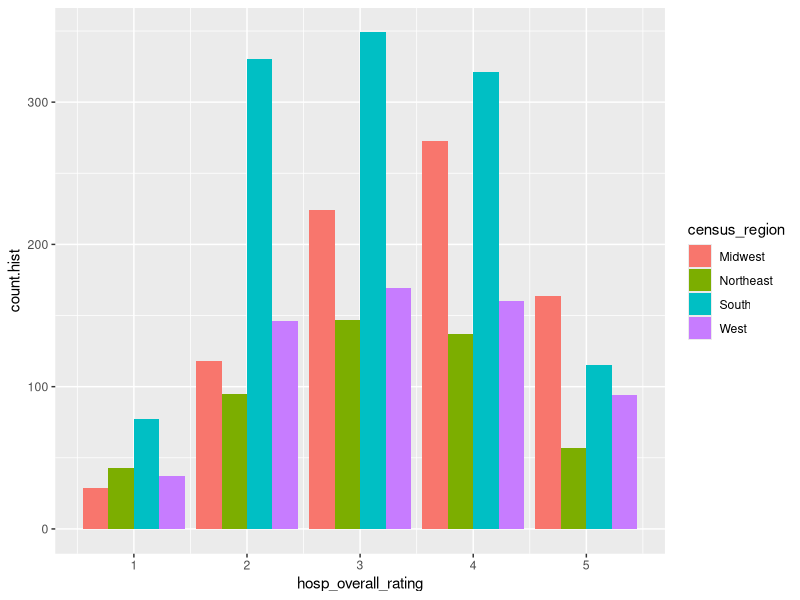
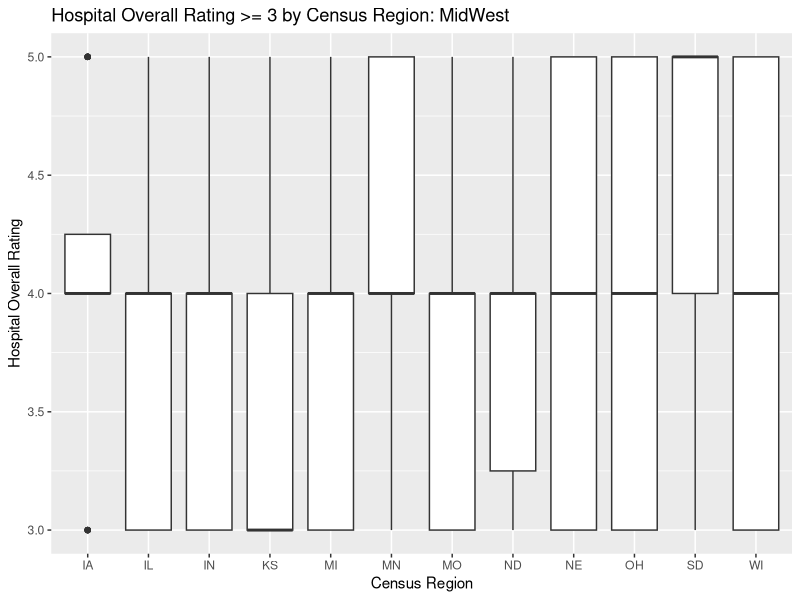
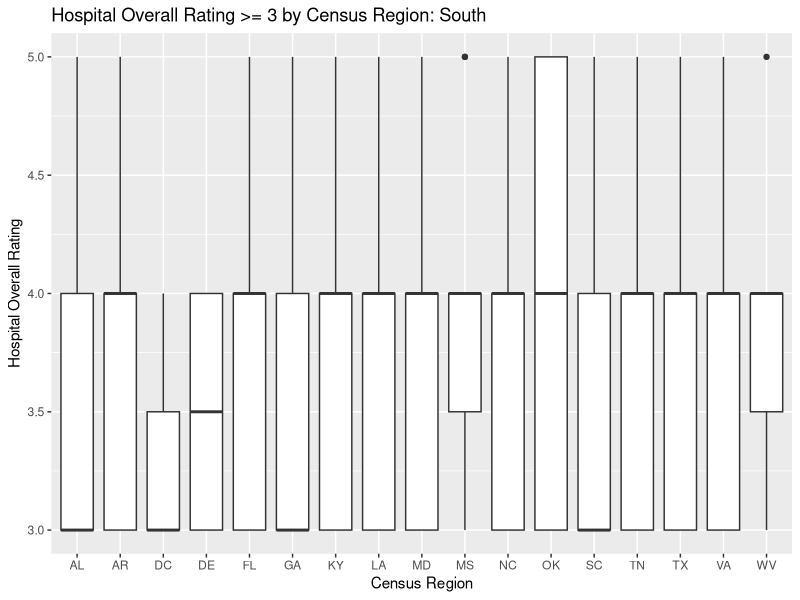
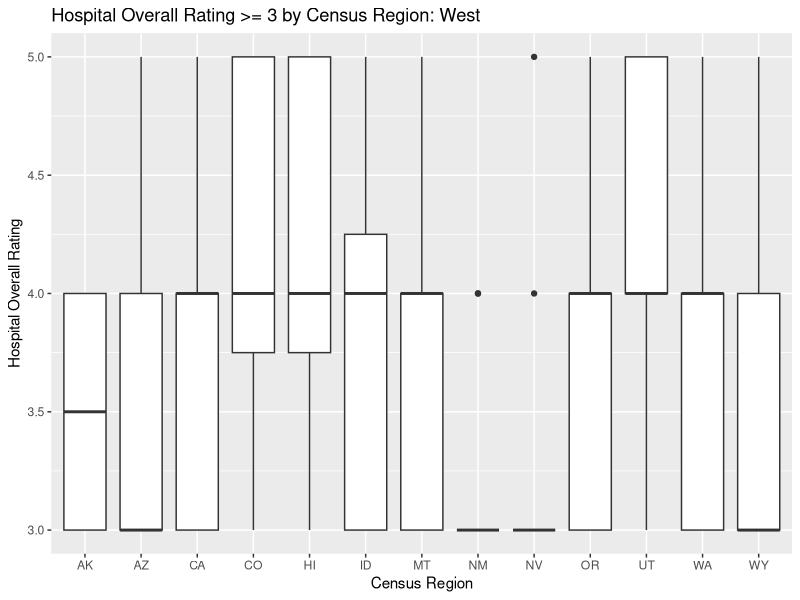
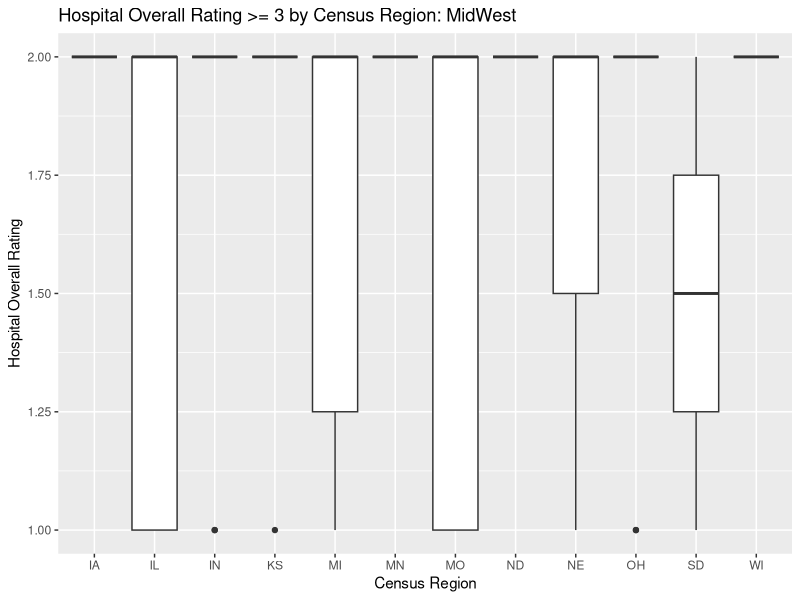
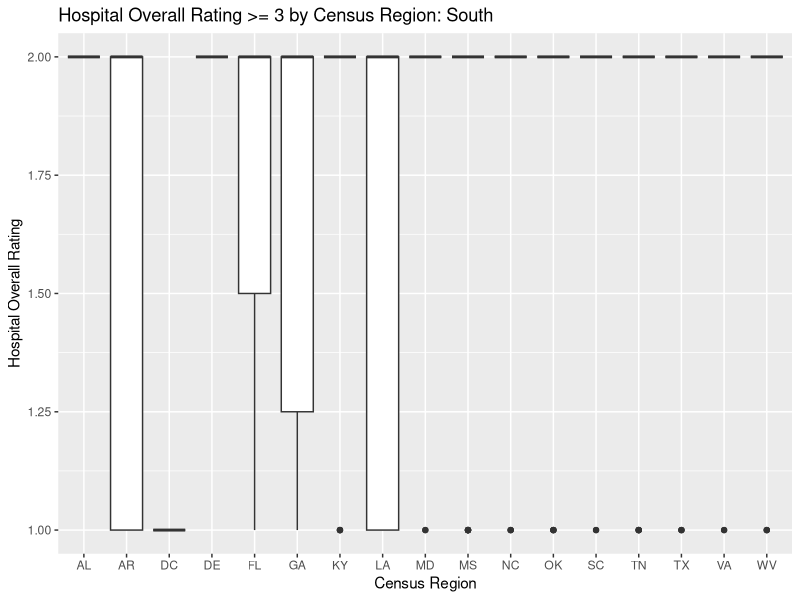
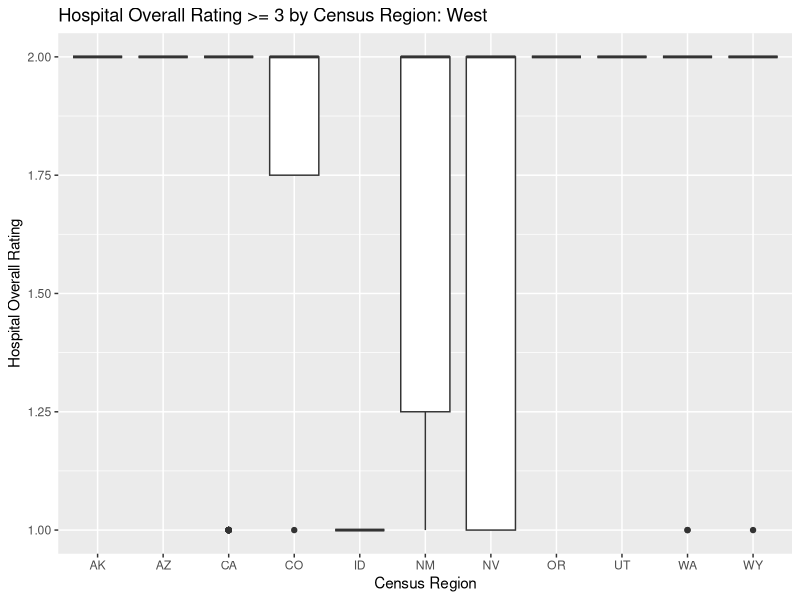
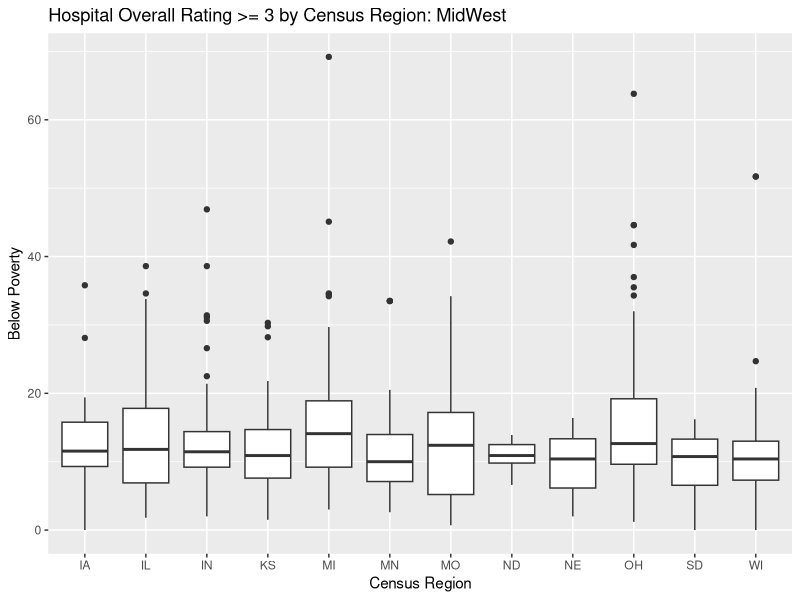

Write the R code that produced these figures, in order.
## ---- chunk 1
knitr::opts_chunk$set(echo = TRUE)
## ---- chunk 2

#Install packages/libraries

library(dplyr)
library(ggplot2)
library(psych)
library(gridExtra)
library(MASS)
library(car)

## ---- chunk 3

#Load in csv data for project

data <- read.csv('SDOH_Quality.csv')

#count_initial <- nrow(data)

#str(data)

## ---- chunk 4


#Switch to numeric variables fo censuse/SDOH measures

data$median_age <- as.numeric(data$median_age)
data$per_white_non_hisp <- as.numeric(data$per_white_non_hisp)
data$med_inc_15plus_12mo <- as.numeric(data$med_inc_15plus_12mo)
data$per_below_poverty <- as.numeric(data$per_below_poverty)
data$per_college_grad_deg_25_plus <- as.numeric(data$per_college_grad_deg_25_plus)
          
#Switch to numeric variables for quality measures
data$COMP_HIP_KNEE <- as.numeric(data$COMP_HIP_KNEE)
data$MORT_30_AMI <- as.numeric(data$MORT_30_AMI)
data$MORT_30_CABG <- as.numeric(data$MORT_30_CABG)
data$MORT_30_COPD <- as.numeric(data$MORT_30_COPD)
data$MORT_30_HF <- as.numeric(data$MORT_30_HF)
data$MORT_30_PN <- as.numeric(data$MORT_30_PN)
data$MORT_30_STK <- as.numeric(data$MORT_30_STK)
data$PSI_03 <- as.numeric(data$PSI_03)
data$PSI_04 <- as.numeric(data$PSI_04)
data$PSI_06 <- as.numeric(data$PSI_06)
data$PSI_08 <- as.numeric(data$PSI_08)
data$PSI_09 <- as.numeric(data$PSI_09)
data$PSI_10 <- as.numeric(data$PSI_10)
data$PSI_12 <- as.numeric(data$PSI_12)
data$PSI_11 <- as.numeric(data$PSI_11)
data$PSI_13 <- as.numeric(data$PSI_13)
data$PSI_11 <- as.numeric(data$PSI_11)
data$PSI_14 <- as.numeric(data$PSI_14)
data$PSI_15 <- as.numeric(data$PSI_15)
data$PSI_90 <- as.numeric(data$PSI_90)

#Switch chr variables to factor
data$city <- as.factor(data$city)
data$state <- as.factor(data$state)
data$hospital_type <- as.factor(data$hospital_type)
data$hospital_ownership <- as.factor(data$hospital_ownership)
data$census_region <- as.factor(data$census_region)
data$census_division <- as.factor(data$census_division)

#check to make sure all are now integers
#str(data)
#View(data)
## ---- chunk 5
for.ggplot <- data %>%  filter(!is.na(hosp_overall_rating) &  census_region != "#N/A")  %>% group_by(census_region, hosp_overall_rating) %>% summarize(count.hist = n())   

for.ggplot %>% ggplot(aes(x = hosp_overall_rating, y=count.hist,  fill = census_region)) +
  geom_col(position = "dodge")

## ---- chunk 6
# best and worst hospital in the  sensu_region 

d.best.hp <-  data %>%  dplyr::select(4:5,8:17) %>%
          filter(!is.na(census_region)) %>%
          filter(census_region != "#N/A") %>%
          filter(!is.na(hosp_overall_rating)) %>%
          filter(hosp_overall_rating >= 3)
d.wort.hp <-  data %>%  dplyr::select(4:5,8:17) %>%
          filter(!is.na(census_region)) %>%
          filter(census_region != "#N/A") %>%
          filter(!is.na(hosp_overall_rating)) %>%
          filter(hosp_overall_rating < 3)


par(mfrow=c(2, 3))
d.best.hp  %>% filter(census_region == 'Midwest') %>%
  ggplot(aes(x=state,y=hosp_overall_rating), fill= census_region) +
  geom_boxplot(show.legend = T)  + 
  ggtitle('Hospital Overall Rating >= 3 by Census Region: MidWest') + 
  ylab('Hospital Overall Rating') + xlab("Census Region")

d.best.hp  %>% filter(census_region == 'South') %>%
  ggplot(aes(x=state,y=hosp_overall_rating), fill= census_region) +
  geom_boxplot(show.legend = T)  + 
  ggtitle('Hospital Overall Rating >= 3 by Census Region: South') + 
  ylab('Hospital Overall Rating') + xlab("Census Region")

d.best.hp  %>% filter(census_region == 'West') %>%
  ggplot(aes(x=state,y=hosp_overall_rating), fill= census_region) +
  geom_boxplot(show.legend = T)  + 
  ggtitle('Hospital Overall Rating >= 3 by Census Region: West') + 
  ylab('Hospital Overall Rating') + xlab("Census Region")


d.wort.hp  %>% filter(census_region == 'Midwest') %>%
  ggplot(aes(x=state,y=hosp_overall_rating), fill= census_region) +
  geom_boxplot(show.legend = T)  + 
  ggtitle('Hospital Overall Rating >= 3 by Census Region: MidWest') + 
  ylab('Hospital Overall Rating') + xlab("Census Region")

d.wort.hp  %>% filter(census_region == 'South') %>%
  ggplot(aes(x=state,y=hosp_overall_rating), fill= census_region) +
  geom_boxplot(show.legend = T)  + 
  ggtitle('Hospital Overall Rating >= 3 by Census Region: South') + 
  ylab('Hospital Overall Rating') + xlab("Census Region")

d.wort.hp  %>% filter(census_region == 'West') %>%
  ggplot(aes(x=state,y=hosp_overall_rating), fill= census_region) +
  geom_boxplot(show.legend = T)  + 
  ggtitle('Hospital Overall Rating >= 3 by Census Region: West') + 
  ylab('Hospital Overall Rating') + xlab("Census Region")

par(mfrow=c(2, 3))
d.best.hp  %>% filter(census_region == 'Midwest') %>%
  ggplot(aes(x=state,y=per_below_poverty), fill= census_region) +
  geom_boxplot(show.legend = T)  + 
  ggtitle('Hospital Overall Rating >= 3 by Census Region: MidWest') + 
  ylab('Below Poverty') + xlab("Census Region")

d.best.hp  %>% filter(census_region == 'South') %>%
  ggplot(aes(x=state,y=per_below_poverty), fill= census_region) +
  geom_boxplot(show.legend = T)  + 
  ggtitle('Hospital Overall Rating >= 3 by Census Region: South') + 
  ylab('Below Poverty') + xlab("Census Region")

d.best.hp  %>% filter(census_region == 'West') %>%
  ggplot(aes(x=state,y=per_below_poverty), fill= census_region) +
  geom_boxplot(show.legend = T)  + 
  ggtitle('Hospital Overall Rating >= 3 by Census Region: West') + 
  ylab('Below Poverty') + xlab("Census Region")


d.wort.hp  %>% filter(census_region == 'Midwest') %>%
  ggplot(aes(x=state,y=per_below_poverty), fill= census_region) +
  geom_boxplot(show.legend = T)  + 
  ggtitle('Hospital Overall Rating >= 3 by Census Region: MidWest') + 
  ylab('Below Poverty') + xlab("Census Region")

d.wort.hp  %>% filter(census_region == 'South') %>%
  ggplot(aes(x=state,y=per_below_poverty), fill= census_region) +
  geom_boxplot(show.legend = T)  + 
  ggtitle('Hospital Overall Rating >= 3 by Census Region: South') + 
  ylab('Below Poverty') + xlab("Census Region")

d.wort.hp  %>% filter(census_region == 'West' & !is.na(per_below_poverty)) %>%
  ggplot(aes(x=state,y=per_below_poverty), fill= census_region) +
  geom_boxplot(show.legend = T) +
  ggtitle('Hospital Overall Rating >= 3 by Census Region: West') + 
  ylab('Below Poverty') + xlab("Census Region")


## ---- chunk 7

#histograms Mort_30_PN  by overall star rating

data  %>% filter(!is.na(hosp_overall_rating)) %>%
  ggplot(aes(x=MORT_30_PN, fill = hosp_overall_rating))+
  geom_histogram(show.legend = F, binwidth = 1) +
  facet_wrap(~hosp_overall_rating)

## ---- chunk 8

#Overall Mean:
PH <- mean(data[,23],na.rm=TRUE)

#Generate Plot
data %>% ggplot(aes(data[,23], fill=as.factor(hosp_overall_rating)))+
  geom_histogram(position = "identity",show.legend = T, alpha = 0.4, bins = 50) +
  ggtitle(colnames(data)[23]) + 
  xlab(colnames(data)[23]) + ylab("Count")+
  geom_vline(xintercept=PH)
## ---- chunk 9
# regression analysis  for  Mort_30_PN

pn_data <- data %>%  
   dplyr::select(4:5,8:17,23) %>% #Narrow to features to use in the model (plus one quality measure)
  filter(hosp_overall_rating != 'NA') %>% #remove NAs
  filter( !is.na(MORT_30_PN))  %>%  #Remove NAs from measure
  filter(census_region != '#N/A') %>%
  filter(!is.na(per_college_grad_deg_25_plus))  %>%
  filter (!is.na(per_below_poverty))  %>%
  filter(!is.na(med_inc_15plus_12mo))  %>%
  filter (!is.na(per_white_non_hisp)) 

# treat overall rating as a factor  
pn_data$hosp_overall_rating <- as.factor(pn_data$hosp_overall_rating)

set.seed(1234)

Mod <- lm (MORT_30_PN ~ census_region +per_college_grad_deg_25_plus + per_below_poverty + med_inc_15plus_12mo + per_white_non_hisp, pn_data)

summary(Mod)

#lm(formula = MORT_30_PN ~ per_white_non_hisp + census_region +  per_college_grad_deg_25_plus, data = pn_data)



## ---- chunk 10
modaic <- stepAIC(Mod)


## ---- chunk 11
# based on  Lowest step AIC model 

modf <- lm(MORT_30_PN ~ census_region + per_college_grad_deg_25_plus + per_below_poverty + 
    per_white_non_hisp, pn_data)
summary(modf)


## ---- chunk 12
#After doing the summary of  suggestive setpAic model  per_below_poverty is not significant Remove it. 

modf.1 <- lm(MORT_30_PN ~ census_region + per_college_grad_deg_25_plus  + per_white_non_hisp, pn_data)
summary(modf.1)

## ---- chunk 13
 vif(modf.1)

## ---- chunk 14
# Analysis plots
par(mfrow=c(2,2))
plot(modf.1)

## ---- chunk 15
pairs.panels(pn_data)

## ---- chunk 16
set.sel <- pn_data[,c(8:13)]

cor.plot(set.sel)
